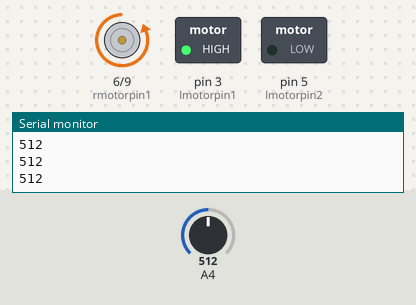
Recording of a sketch running on a simulated Arduino Uno, built with avr-gcc and run on an emulated ATmega328P. Parts: motor-driver pin pairs drawn as motors (green arrow = first pin HIGH = forward, orange = second pin HIGH = backward, longer = more drive), switched loads named in the sketch (green lamp = pin HIGH), the last lines printed to the serial monitor. The inputs (shaded band) are chosen by the test bench; at power-on: A4 = 512.

Above: at 1.2 s.
1.3 s: A4 set to 810
At 2.1 s:
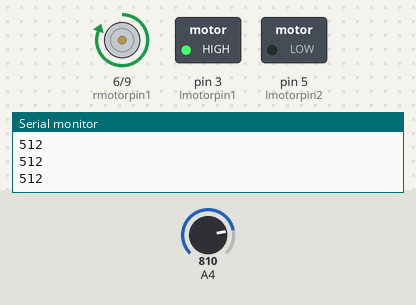
2.8 s: A4 set to 790
At 3.2 s:
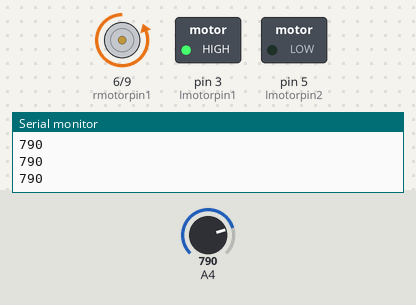
4.3 s: A4 set to 900
At 5.7 s:
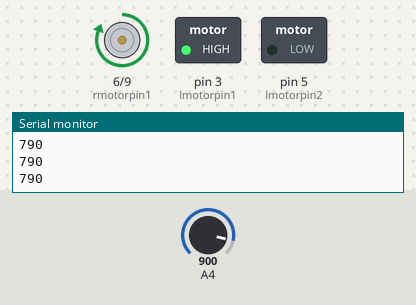
Timing chart, 0 to 7.3 s (numbered marks = the images above; inputs shaded):
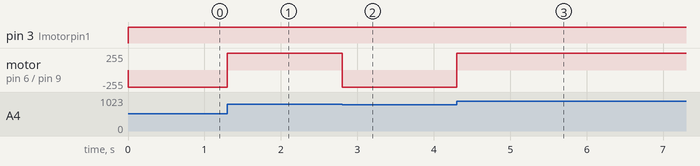

The sketch:

smars_sblerky_line.ino
```cpp
int lmotorpin1=3; //Broches pour moteurs
int lmotorpin2=5;
int rmotorpin1=6;
int rmotorpin2=9;
int lineNumber;  //Variable pour stocker la valeur du capteur

void setup() {
  Serial.begin(9600);
  pinMode(lmotorpin1,OUTPUT);
  pinMode(lmotorpin2,OUTPUT);
  pinMode(rmotorpin1,OUTPUT);
  pinMode(rmotorpin2,OUTPUT);

}

void loop() {
  lineNumber= analogRead(A4); //On lit la valeur du capteur branché sur A4

  //La partie suivante se répète jusqu'à ce que le capteur trouve une zone sombre (scotch)
  while(lineNumber>800) {
    digitalWrite(rmotorpin1,HIGH);
    digitalWrite(rmotorpin2,LOW);
    digitalWrite(lmotorpin1,HIGH);
    digitalWrite(lmotorpin2,LOW);
    lineNumber= analogRead(A4);  //On lit la valeur du capteur branché sur A4
   };
  if(lineNumber<800) {
    digitalWrite(rmotorpin1,LOW);
    digitalWrite(rmotorpin2,HIGH);
    digitalWrite(lmotorpin1,HIGH);
    digitalWrite(lmotorpin2,LOW);

   }
  else{
    digitalWrite(rmotorpin1,HIGH);
    digitalWrite(rmotorpin2,LOW);
    digitalWrite(lmotorpin1,LOW);
    digitalWrite(lmotorpin2,HIGH);
  };
  Serial.println(lineNumber);
}
```

Measured:
- after the input at 1.3 s, motor on pin 6 (rmotorpin1) / pin 9 (rmotorpin2): backward 255/255 → forward 255/255 at once
- after the input at 2.8 s, motor on pin 6 (rmotorpin1) / pin 9 (rmotorpin2): forward 255/255 → backward 255/255 at once
- after the input at 4.3 s, motor on pin 6 (rmotorpin1) / pin 9 (rmotorpin2): backward 255/255 → forward 255/255 at once
